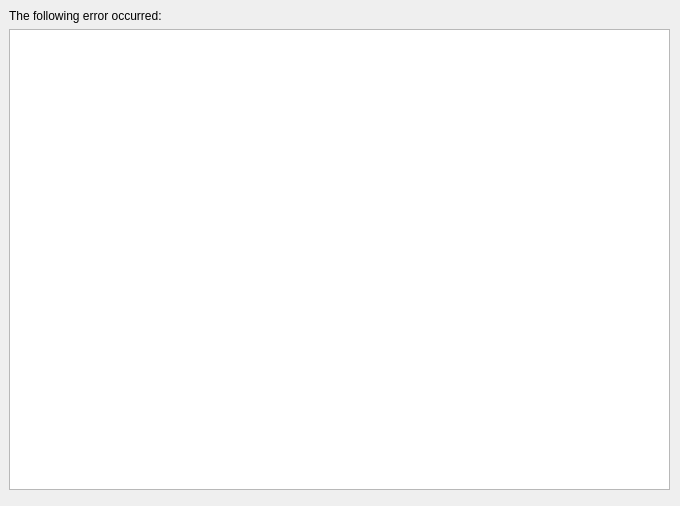
<?xml version="1.0" encoding="UTF-8"?>
<ui version="4.0">
 <class>Dialog</class>
 <widget class="QDialog" name="Dialog">
  <property name="geometry">
   <rect>
    <x>0</x>
    <y>0</y>
    <width>680</width>
    <height>506</height>
   </rect>
  </property>
  <property name="sizePolicy">
   <sizepolicy hsizetype="Fixed" vsizetype="Fixed">
    <horstretch>0</horstretch>
    <verstretch>0</verstretch>
   </sizepolicy>
  </property>
  <property name="minimumSize">
   <size>
    <width>680</width>
    <height>506</height>
   </size>
  </property>
  <property name="maximumSize">
   <size>
    <width>680</width>
    <height>506</height>
   </size>
  </property>
  <property name="windowTitle">
   <string>Errors</string>
  </property>
  <widget class="QWidget" name="verticalLayoutWidget">
   <property name="geometry">
    <rect>
     <x>9</x>
     <y>9</y>
     <width>661</width>
     <height>481</height>
    </rect>
   </property>
   <layout class="QVBoxLayout" name="verticalLayout">
    <item>
     <widget class="QLabel" name="label">
      <property name="text">
       <string>The following error occurred:</string>
      </property>
     </widget>
    </item>
    <item>
     <widget class="QTextBrowser" name="errorTextPlaceholder"/>
    </item>
   </layout>
  </widget>
 </widget>
 <resources/>
 <connections/>
</ui>
